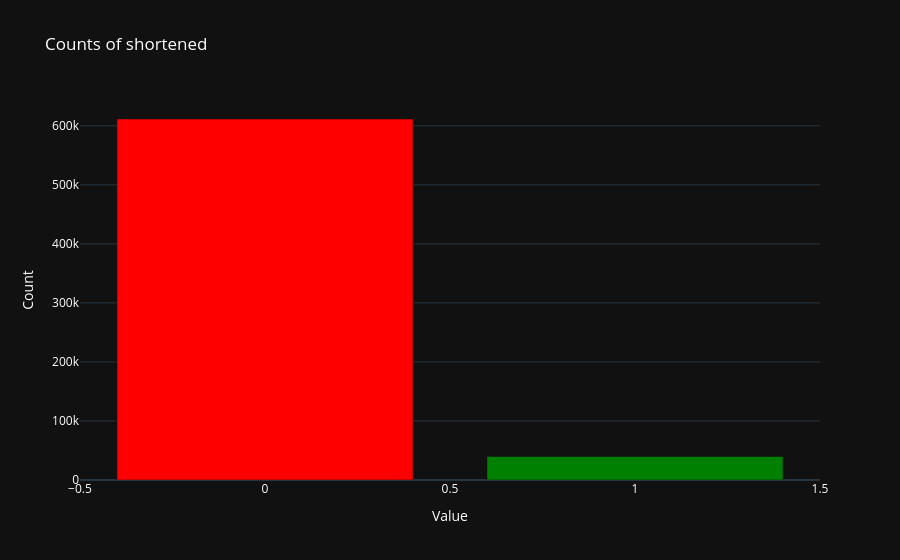
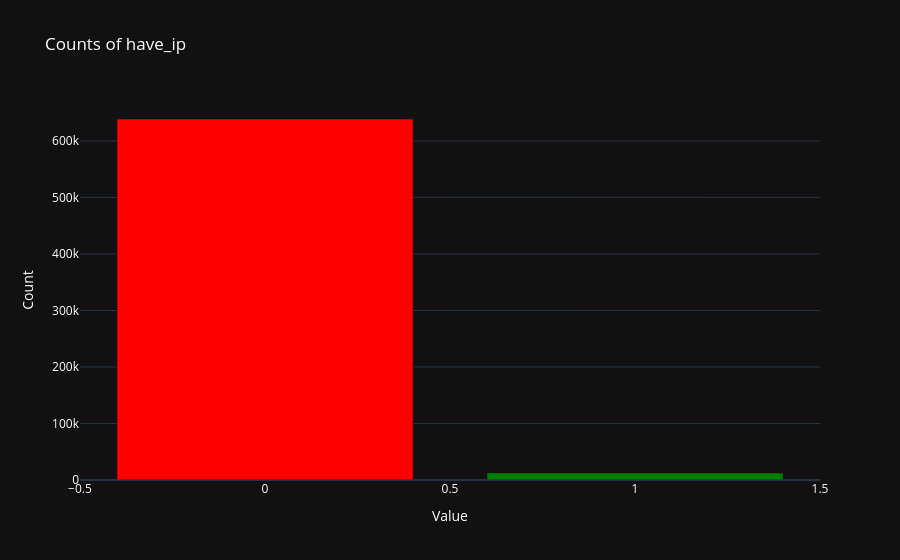

Notebook cell for these charts, in order:
### Code cell
import plotly.graph_objects as go

# Define the special color for True count
true_color = 'green'

# Define the special color for False count
false_color = 'red'

# Plot bar chart for the 'shortened' column
shortened_counts = urls_data['shortened'].value_counts()
colors = [true_color if val else false_color for val in shortened_counts.index]
fig_shortened = go.Figure(data=go.Bar(x=shortened_counts.index, y=shortened_counts, marker_color=colors))
fig_shortened.update_layout(title='Counts of shortened',
                            xaxis_title='Value',
                            yaxis_title='Count',
                            template='plotly_dark',
                            font=dict(color='white'))
fig_shortened.show()


# Plot bar chart for the 'have_ip' column
have_ip_counts = urls_data['have_ip'].value_counts()
colors = [true_color if val else false_color for val in have_ip_counts.index]
fig_have_ip = go.Figure(data=go.Bar(x=have_ip_counts.index, y=have_ip_counts, marker_color=colors))
fig_have_ip.update_layout(title='Counts of have_ip',
                          xaxis_title='Value',
                          yaxis_title='Count',
                          template='plotly_dark',
                          font=dict(color='white'))
fig_have_ip.show()

### Figure 1 — Plotly figure (JSON) as saved in the notebook; plotly's stock layout.template omitted (floating-point values rounded to 4 significant figures)
{"data": [{"marker": {"color": ["red", "green"]}, "type": "bar", "x": [0, 1], "y": [611509, 39755]}], "layout": {"font": {"color": "white"}, "title": {"text": "Counts of shortened"}, "xaxis": {"title": {"text": "Value"}}, "yaxis": {"title": {"text": "Count"}}}}

### Figure 2 — Plotly figure (JSON) as saved in the notebook; plotly's stock layout.template omitted (floating-point values rounded to 4 significant figures)
{"data": [{"marker": {"color": ["red", "green"]}, "type": "bar", "x": [0, 1], "y": [638776, 12488]}], "layout": {"font": {"color": "white"}, "title": {"text": "Counts of have_ip"}, "xaxis": {"title": {"text": "Value"}}, "yaxis": {"title": {"text": "Count"}}}}
